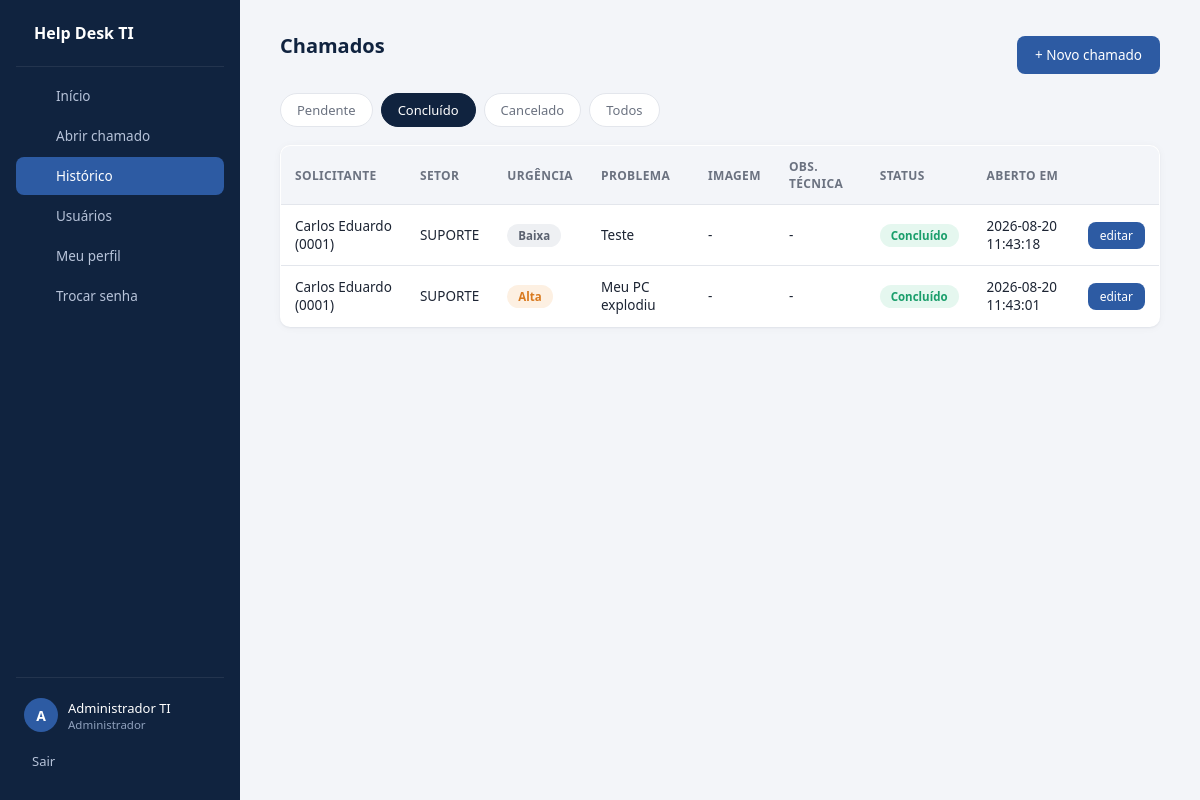
/historico?status=Concluído (signed in), run on an earlier commit of the app's database.
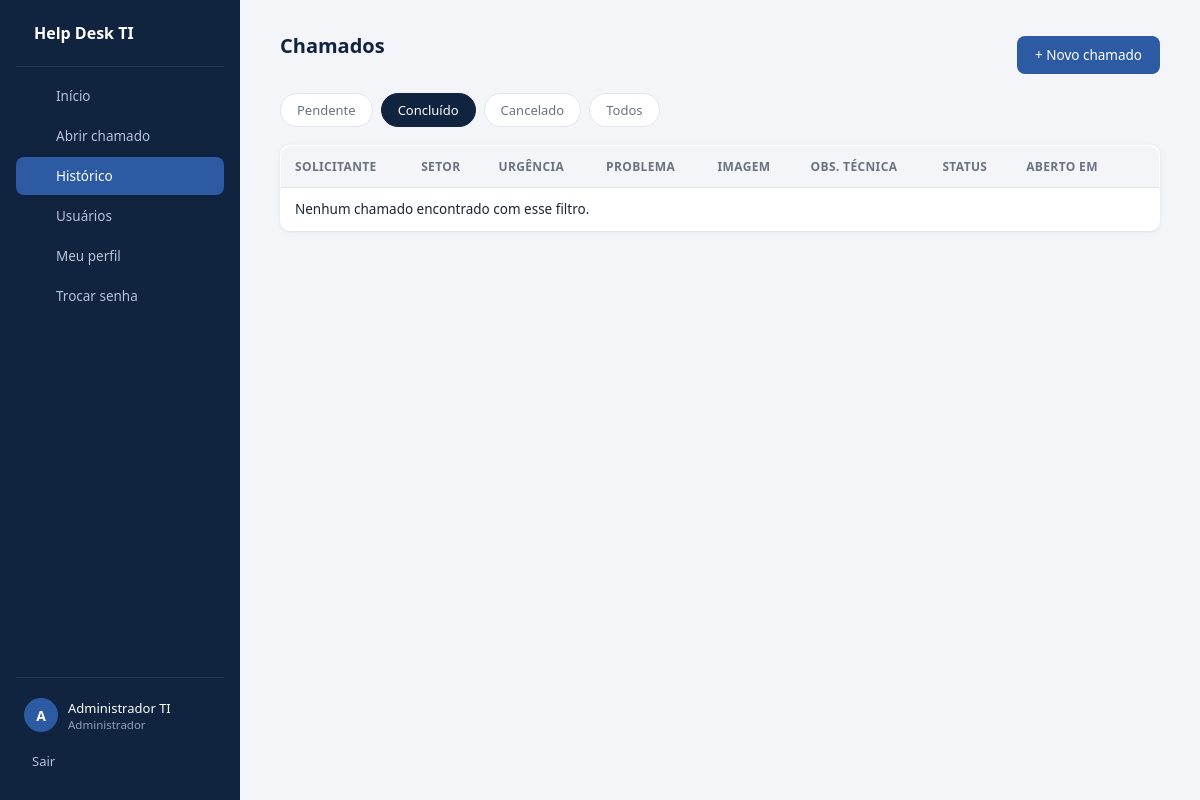
And on a later commit of the database.
### tables this page shows
CREATE TABLE chamados (
            id INTEGER PRIMARY KEY AUTOINCREMENT,
            usuario_id INTEGER NOT NULL,
            nome TEXT NOT NULL,
            id_funcional TEXT NOT NULL,
            setor TEXT NOT NULL,
            telefone TEXT,
            urgencia TEXT NOT NULL,
            problema TEXT NOT NULL,
            observacao_tecnica TEXT,
            status TEXT NOT NULL DEFAULT 'Pendente',
            data_abertura TEXT DEFAULT CURRENT_TIMESTAMP,
            FOREIGN KEY (usuario_id) REFERENCES usuarios (id)
        );

### app.py (the view, shortened to what this page needs)
@app.route("/historico")
@login_requerido
def historico():
    filtro = request.args.get("status", "Pendente")
    if filtro not in STATUS_CHAMADO and filtro != "Todos":
        filtro = "Pendente"
    conn = get_conn()
    if session["is_admin"]:
        if filtro == "Todos":
            chamados = conn.execute(
                "SELECT * FROM chamados ORDER BY data_abertura DESC"
            ).fetchall()
        else:
            chamados = conn.execute(
                "SELECT * FROM chamados WHERE status = ? ORDER BY data_abertura DESC",
                (filtro,)
            ).fetchall()
    conn.close()
    return render_template(
        "historico.html",
        chamados=chamados,
        filtro=filtro,
        status_opcoes=STATUS_CHAMADO,
    )

### app.py (called while the page is built)
def get_conn():
    conn = sqlite3.connect(DB_PATH)
    conn.row_factory = sqlite3.Row
    return conn

def login_requerido(f):
    @wraps(f)
    def wrapper(*args, **kwargs):
        if "usuario_id" not in session:
            flash("Faça login para continuar.")
            return redirect(url_for("login"))
        return f(*args, **kwargs)
    return wrapper

### templates/historico.html
{% extends "base.html" %}
{% block content %}
    <div class="topo-lista">
        <h2>{% if session.get('is_admin') %}Chamados{% else %}Meu Histórico{% endif %}</h2>
        <a class="botao" href="{{ url_for('novo_chamado') }}">+ Novo chamado</a>
    </div>
    <div class="filtros">
        {% for opcao in status_opcoes %}
        <a class="filtro {% if filtro == opcao %}filtro-ativo{% endif %}" href="{{ url_for('historico', status=opcao) }}">{{ opcao }}</a>
        {% endfor %}
        <a class="filtro {% if filtro == 'Todos' %}filtro-ativo{% endif %}" href="{{ url_for('historico', status='Todos') }}">Todos</a>
    </div>
    <table>
        <tr>
            {% if session.get('is_admin') %}<th>Solicitante</th><th>Setor</th>{% endif %}
            <th>Urgência</th>
            <th>Problema</th>
            <th>Imagem</th>
            <th>Obs. técnica</th>
            <th>Status</th>
            <th>Aberto em</th>
            {% if session.get('is_admin') %}<th></th>{% endif %}
        </tr>
        {% for c in chamados %}
        <tr>
            {% if session.get('is_admin') %}
            <td>{{ c['nome'] }} ({{ c['id_funcional'] }})</td>
            <td>{{ c['setor'] }}</td>
            {% endif %}
            <td><span class="urgencia urgencia-{{ c['urgencia']|lower }}">{{ c['urgencia'] }}</span></td>
            <td>{{ c['problema'] }}</td>
            <td>
                {% if c['imagem'] %}
                <a href="{{ url_for('static', filename='uploads/' + c['imagem']) }}" target="_blank">
                    <img class="miniatura" src="{{ url_for('static', filename='uploads/' + c['imagem']) }}" alt="Anexo do chamado">
                </a>
                {% else %}-{% endif %}
            </td>
            <td>{{ c['observacao_tecnica'] or '-' }}</td>
            <td><span class="status status-{{ c['status']|lower|replace(' ', '-')|replace('í','i') }}">{{ c['status'] }}</span></td>
            <td>{{ c['data_abertura'] }}</td>
            {% if session.get('is_admin') %}
            <td>
                <a class="botao-pequeno" href="{{ url_for('editar_chamado', id=c['id']) }}">editar</a>
            </td>
            {% endif %}
        </tr>
        {% else %}
        <tr><td colspan="8">Nenhum chamado encontrado com esse filtro.</td></tr>
        {% endfor %}
    </table>
{% endblock %}

What changed in the data, as far as the page shows it:
removed chamados: nome "Carlos Eduardo", id_funcional "0001", setor "SUPORTE", urgencia "Baixa", problema "Teste", c "-", status "Concluído", data_abertura "2026-08-20 11:43:18"
no longer on this page (row edited): chamados: nome "Carlos Eduardo", id_funcional "0001", setor "SUPORTE", urgencia "Alta", problema "Meu PC explodiu", c "-", status "Concluído", data_abertura "2026-08-20 11:43:01"
Also different on the page:
text now shown: "Nenhum chamado encontrado com esse filtro."
